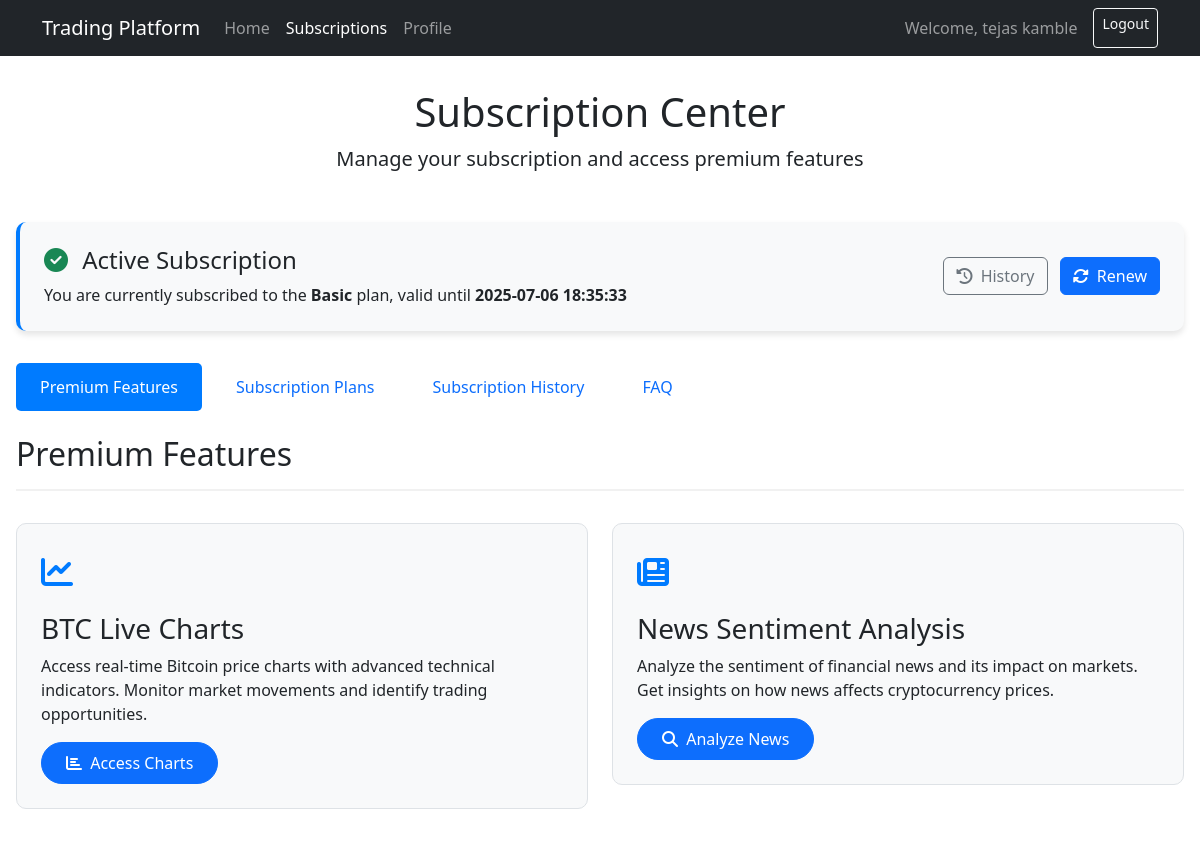
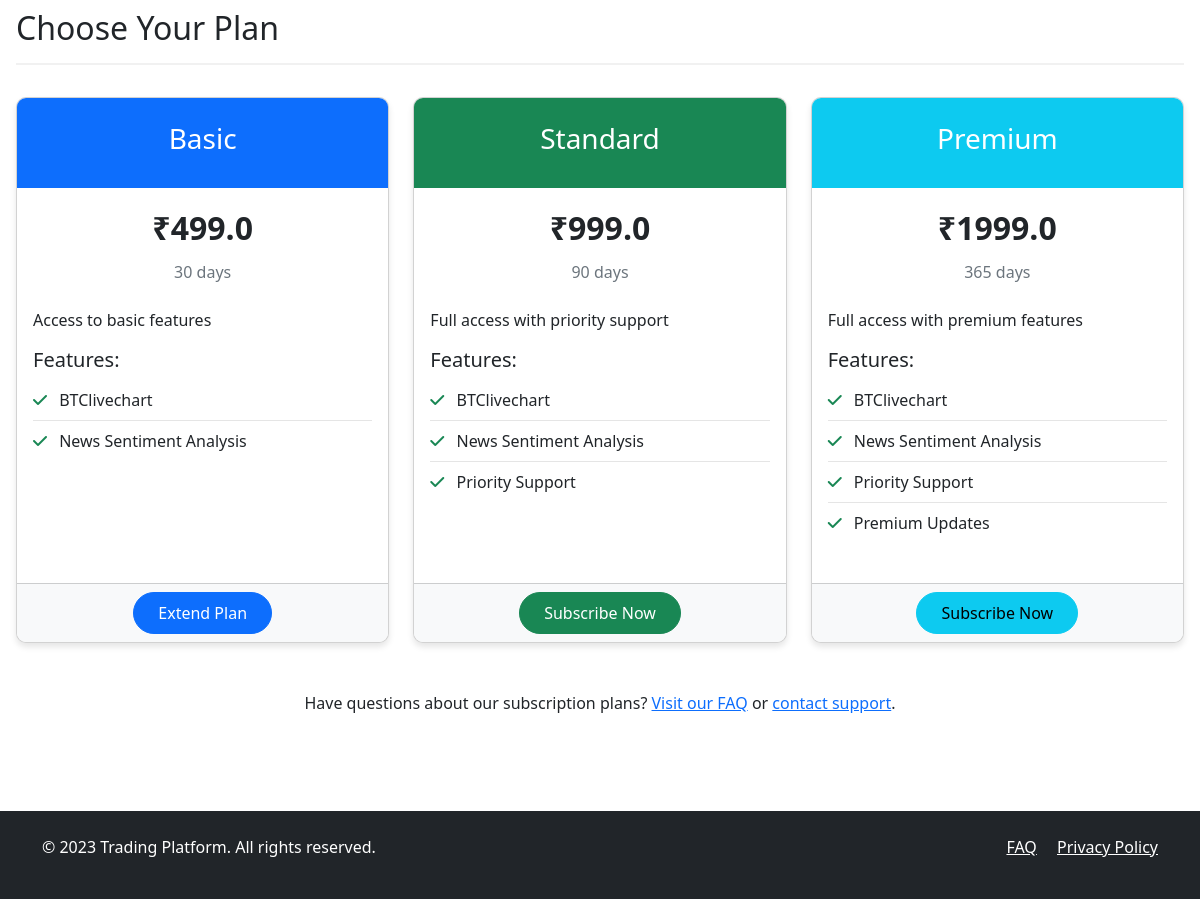
/subscription/menu (signed in), run on the app's committed database (2 pictures, top to bottom).
### tables this page shows
CREATE TABLE subscription_plans (
            id INTEGER PRIMARY KEY AUTOINCREMENT,
            name TEXT NOT NULL,
            description TEXT,
            price REAL NOT NULL,
            duration_days INTEGER NOT NULL,
            features TEXT,
            created_at TIMESTAMP DEFAULT CURRENT_TIMESTAMP
        );

CREATE TABLE user_subscriptions (
            id INTEGER PRIMARY KEY AUTOINCREMENT,
            user_id INTEGER NOT NULL,
            plan_id INTEGER NOT NULL,
            transaction_id TEXT,
            payment_method TEXT,
            payment_details TEXT,
            start_date TIMESTAMP,
            expiry_date TIMESTAMP,
            is_active INTEGER DEFAULT 1,
            created_at TIMESTAMP DEFAULT CURRENT_TIMESTAMP,
            FOREIGN KEY (user_id) REFERENCES users (id),
            FOREIGN KEY (plan_id) REFERENCES subscription_plans (id)
        );

### app.py (the view)
@app.route("/subscription/menu")
@login_required
def subscription_menu():
    subscription_info = check_subscription(session["user_id"])
    conn = sqlite3.connect(USER_DB)
    cursor = conn.cursor()
    cursor.execute("SELECT id, name, description, price, duration_days, features FROM subscription_plans")
    plans = cursor.fetchall()
    conn.close()
    formatted_plans = []
    for plan in plans:
        plan_features = plan[5].split(',') if plan[5] else []
        formatted_plans.append({
            "id": plan[0],
            "name": plan[1],
            "description": plan[2],
            "price": plan[3],
            "duration_days": plan[4],
            "features": plan_features
        })
    return render_template("subscription_menu.html",
                          plans=formatted_plans,
                          subscription_info=subscription_info,
                          user_name=session.get("user_name"))

### app.py (called while the page is built)
def login_required(f):
    @wraps(f)
    def decorated_function(*args, **kwargs):
        if 'user_id' not in session:
            return redirect(url_for('login', next=request.url))
        return f(*args, **kwargs)
    return decorated_function

def check_subscription(user_id):
    conn = sqlite3.connect(USER_DB)
    cursor = conn.cursor()
    cursor.execute("""
        SELECT us.id, sp.name, us.expiry_date
        FROM user_subscriptions us
        JOIN subscription_plans sp ON us.plan_id = sp.id
        WHERE us.user_id = ? AND us.is_active = 1 AND us.expiry_date > ?
    """, (user_id, datetime.now().strftime('%Y-%m-%d %H:%M:%S')))
    subscription = cursor.fetchone()
    conn.close()
    if subscription:
        return {
            "has_subscription": True,
            "plan_name": subscription[1],
            "expiry_date": subscription[2]
        }
    return {"has_subscription": False}

### templates/subscription_menu.html (shortened to what this page needs)
<!DOCTYPE html>
<html lang="en">
<head>
    <link rel="stylesheet" href="https://cdnjs.cloudflare.com/ajax/libs/bootstrap/5.3.0/css/bootstrap.min.css">
    <link rel="stylesheet" href="https://cdnjs.cloudflare.com/ajax/libs/font-awesome/6.4.0/css/all.min.css">
</head>
<body>
    <nav class="navbar navbar-expand-lg navbar-dark bg-dark">
        <div class="container">
            <a class="navbar-brand" href="/mainpage">Trading Platform</a>
            <div class="collapse navbar-collapse" id="navbarNav">
                <ul class="navbar-nav me-auto">
                    <li class="nav-item">
                        <a class="nav-link" href="/mainpage">Home</a>
                    </li>
                    <li class="nav-item">
                        <a class="nav-link active" href="/subscription/menu">Subscriptions</a>
                    </li>
                    <li class="nav-item">
                        <a class="nav-link" href="/profile">Profile</a>
                    </li>
                </ul>
                <div class="d-flex">
                    <span class="navbar-text me-3">
                        Welcome, {{ user_name }}
                    </span>
                    <a href="/logout" class="btn btn-outline-light btn-sm">Logout</a>
                </div>
            </div>
        </div>
    </nav>
    <div class="subscription-container">
        <div class="subscription-header">
            <h1>Subscription Center</h1>
            <p class="lead">Manage your subscription and access premium features</p>
        </div>
        {% if subscription_info and subscription_info.has_subscription %}
        <div class="subscription-status">
            <div class="row align-items-center">
                <div class="col-md-8">
                    <h4><i class="fas fa-check-circle text-success me-2"></i> Active Subscription</h4>
                    <p class="mb-0">You are currently subscribed to the <strong>{{ subscription_info.plan_name }}</strong> plan, valid until <strong>{{ subscription_info.expiry_date }}</strong></p>
                </div>
                <div class="col-md-4 text-end">
                    <a href="/subscription/history" class="btn btn-outline-secondary me-2">
                        <i class="fas fa-history me-1"></i> History
                    </a>
                    <a href="/subscription/plans" class="btn btn-primary">
                        <i class="fas fa-sync-alt me-1"></i> Renew
                    </a>
                </div>
            </div>
        </div>
        {% endif %}
        <ul class="nav nav-pills mb-4">
            <li class="nav-item">
                <a class="nav-link active" href="#features">Premium Features</a>
            </li>
            <li class="nav-item">
                <a class="nav-link" href="#subscription-plans">Subscription Plans</a>
            </li>
            <li class="nav-item">
                <a class="nav-link" href="/subscription/history">Subscription History</a>
            </li>
            <li class="nav-item">
                <a class="nav-link" href="/faq">FAQ</a>
            </li>
        </ul>
        <div id="features" class="mb-5">
            <h2 class="section-heading">Premium Features</h2>
            <div class="row row-cols-1 row-cols-md-2 g-4">
                <div class="col">
                    <div class="premium-feature">
                        <div class="premium-feature-icon">
                            <i class="fas fa-chart-line"></i>
                        </div>
                        <h3>BTC Live Charts</h3>
                        <p>Access real-time Bitcoin price charts with advanced technical indicators. Monitor market movements and identify trading opportunities.</p>
                        {% if subscription_info and subscription_info.has_subscription %}
                        <a href="/TradingLivechart-Development.html" class="btn btn-primary action-btn">
                            <i class="fas fa-chart-bar me-1"></i> Access Charts
                        </a>
                        {% else %}
                        <a href="#subscription-plans" class="btn btn-outline-primary action-btn">
                            <i class="fas fa-lock me-1"></i> Subscribe to Access
                        </a>
                        {% endif %}
                    </div>
                </div>
                <div class="col">
                    <div class="premium-feature">
                        <div class="premium-feature-icon">
                            <i class="fas fa-newspaper"></i>
                        </div>
                        <h3>News Sentiment Analysis</h3>
                        <p>Analyze the sentiment of financial news and its impact on markets. Get insights on how news affects cryptocurrency prices.</p>
                        {% if subscription_info and subscription_info.has_subscription %}
                        <a href="/StockNewsImpact.html" class="btn btn-primary action-btn">
                            <i class="fas fa-search me-1"></i> Analyze News
                        </a>
                        {% else %}
                        <a href="#subscription-plans" class="btn btn-outline-primary action-btn">
                            <i class="fas fa-lock me-1"></i> Subscribe to Access
                        </a>
                        {% endif %}
                    </div>
                </div>
            </div>
        </div>
        <div id="subscription-plans" class="mb-5">
            <h2 class="section-heading">Choose Your Plan</h2>
            <div class="row row-cols-1 row-cols-md-3 g-4">
                {% for plan in plans %}
                <div class="col">
                    <div class="card plan-card h-100">
                        <div class="plan-header bg-{{ ['primary', 'success', 'info'][loop.index0 % 3] }} text-white">
                            <h3>{{ plan.name }}</h3>
                        </div>
                        <div class="card-body">
                            <div class="text-center mb-4">
                                <div class="plan-price">₹{{ plan.price }}</div>
                                <div class="plan-period">{{ plan.duration_days }} days</div>
                            </div>
                            <p>{{ plan.description }}</p>
                            <h5>Features:</h5>
                            <ul class="feature-list mb-4">
                                {% for feature in plan.features %}
                                <li><i class="fas fa-check text-success me-2"></i> {{ feature.strip() }}</li>
                                {% endfor %}
                            </ul>
                        </div>
                        <div class="card-footer bg-light text-center">
                            <a href="/subscription/checkout/{{ plan.id }}" class="btn btn-{{ ['primary', 'success', 'info'][loop.index0 % 3] }} action-btn">
                                {% if subscription_info and subscription_info.has_subscription and subscription_info.plan_name == plan.name %}
                                Extend Plan
                                {% else %}
                                Subscribe Now
                                {% endif %}
                            </a>
                        </div>
                    </div>
                </div>
                {% endfor %}
            </div>
        </div>
        <div class="text-center mt-5">
            <p>Have questions about our subscription plans? <a href="/faq">Visit our FAQ</a> or <a href="#">contact support</a>.</p>
        </div>
    </div>
    <footer class="bg-dark text-white py-4 mt-5">
        <div class="container">
            <div class="row">
                <div class="col-md-6">
                    <p>&copy; 2023 Trading Platform. All rights reserved.</p>
                </div>
                <div class="col-md-6 text-md-end">
                    <a href="/faq" class="text-white me-3">FAQ</a>
                    <a href="/policy" class="text-white">Privacy Policy</a>
                </div>
            </div>
        </div>
    </footer>
</body>
</html>

### templates/subscription_menu.html (style rules this page uses)
.subscription-container { max-width: 1200px; margin: 0 auto; padding: 2rem 1rem; }
.subscription-header { text-align: center; margin-bottom: 3rem; }
.subscription-status { background-color: #f8f9fa; border-radius: 10px; padding: 1.5rem; margin-bottom: 2rem; border-left: 4px solid #007bff; box-shadow: 0 4px 6px rgba(0,0,0,0.1); }
.nav-pills .nav-link { padding: 0.75rem 1.5rem; border-radius: 5px; font-weight: 500; transition: all 0.3s ease; margin-right: 10px; }
.nav-pills .nav-link.active { background-color: #007bff; color: white; }
.feature-list { list-style-type: none; padding-left: 0; }
.feature-list li { padding: 8px 0; border-bottom: 1px solid rgba(0,0,0,0.1); }
.feature-list li:last-child { border-bottom: none; }
.premium-feature { background-color: #f8f9fa; border-radius: 10px; padding: 1.5rem; margin-bottom: 1rem; transition: all 0.3s ease; border: 1px solid #dee2e6; }
.premium-feature-icon { font-size: 2rem; margin-bottom: 1rem; color: #007bff; }
.plan-card { transition: transform 0.3s ease; border-radius: 10px; overflow: hidden; height: 100%; box-shadow: 0 4px 6px rgba(0,0,0,0.1); }
.plan-header { padding: 1.5rem; text-align: center; }
.plan-price { font-size: 2rem; font-weight: bold; margin-bottom: 0.5rem; }
.plan-period { font-size: 1rem; color: #6c757d; }
.action-btn { border-radius: 30px; padding: 8px 24px; font-weight: 500; }
.section-heading { border-bottom: 2px solid #f1f1f1; padding-bottom: 1rem; margin-bottom: 2rem; }

### data on the page
subscription_plans: plan_name "Basic", name "Basic", price "499.0", duration_days "30", description "Access to basic features", strip "BTClivechart" "News Sentiment Analysis", shows "Extend Plan"
user_subscriptions: expiry_date "2025-07-06 18:35:33"
subscription_plans: name "Standard", price "999.0", duration_days "90", description "Full access with priority support", strip "BTClivechart" "News Sentiment Analysis" "Priority Support", shows "Subscribe Now"
subscription_plans: name "Premium", price "1999.0", duration_days "365", description "Full access with premium features", strip "BTClivechart" "News Sentiment Analysis" "Priority Support" "Premium Updates", shows "Subscribe Now"

### other printed values
{{ user_name }} "tejas kamble"
